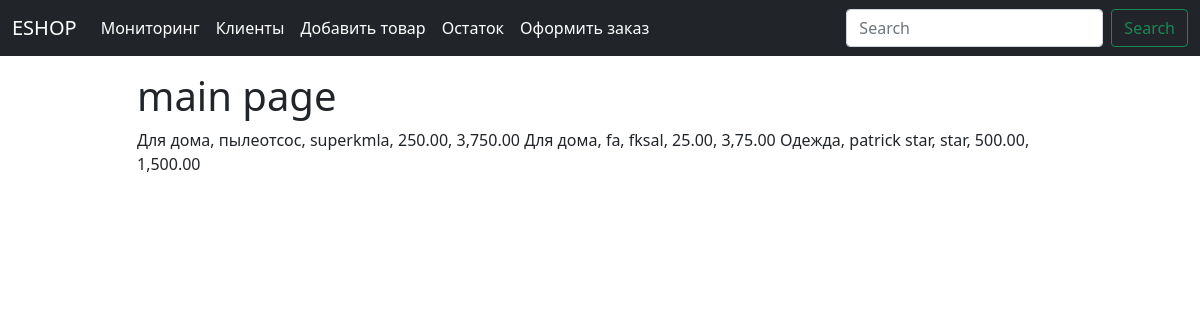
Page /eshop/ on the committed database.
### eshop/models.py (models this page shows, shortened)
class Product(models.Model):
    category = models.ForeignKey(Category,on_delete=models.CASCADE)
    name = models.CharField(max_length=50, verbose_name= 'Название товара')
    description = models.CharField(max_length=250, verbose_name='Описание')
    quantity = models.PositiveIntegerField( verbose_name='Количество', default=0)
    price = models.DecimalField(max_digits=9,decimal_places= 2,verbose_name='Цена', blank=False)
    link = models.CharField(max_length= 250,verbose_name='Ссылка на товар' ,blank=True)
    final_price = models.DecimalField(max_digits=9,decimal_places= 2,verbose_name='Итого',default=0, blank=False)
    def __str__(self):
        return f'{self.category}, {self.name}, {self.description}, {self.price}, {self.quantity},{self.final_price}'

class Category(models.Model):
    name = models.CharField(max_length=100,verbose_name='Название категории')
    def __str__(self):
        return self.name

### eshop/views.py (the view)
# urls.py: path('', ProductHome.as_view(), name='main_page'),
class ProductHome(ListView):
    model = Product
    template_name = 'eshop/index.html'

### eshop/templates/eshop/index.html
{% extends "eshop/baseshop.html" %}
{% block content %}
<h1> main page </h1>
{% for p in object_list %}
    {{p}}
{% endfor%}
{% endblock %}

### rows in the picture
Product: category+name+description "Для дома, пылеотсос, superkmla, 250.00, 3,750.00"
Product: category+name+description "Для дома, fa, fksal, 25.00, 3,75.00"
Product: category+name+description "Одежда, patrick star, star, 500.00, 1,500.00"
